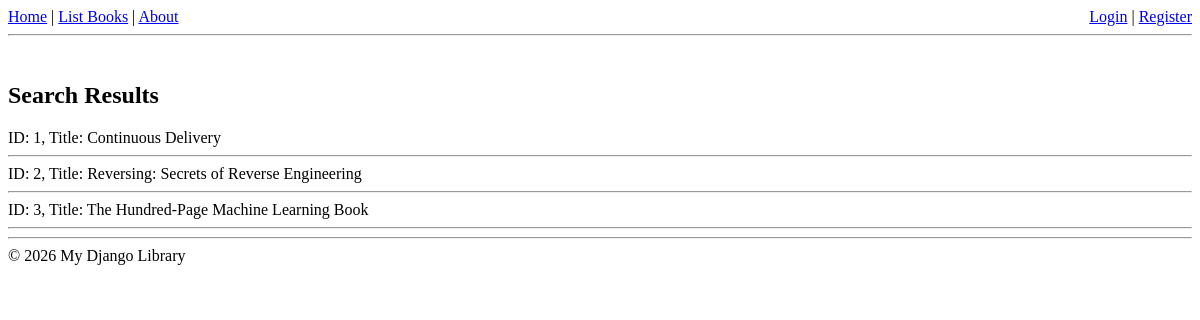
Before: /books/lab8/task4 with the older database file.
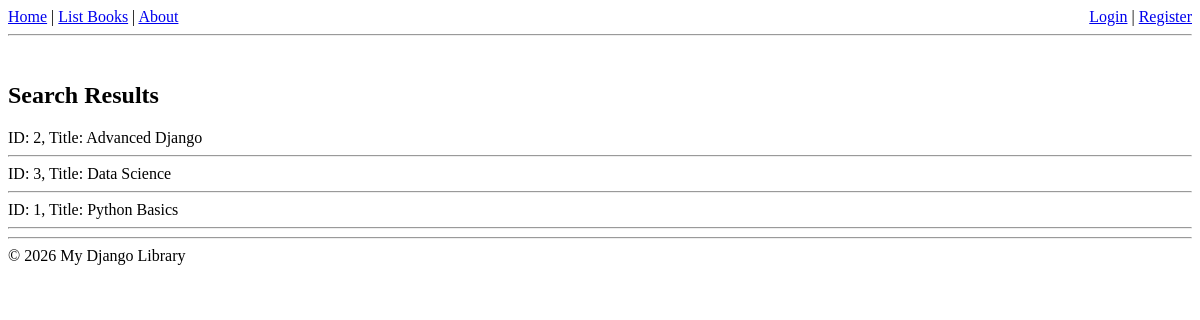
After: the same page with the newer database file.
### apps/bookmodule/models.py (models this page shows)
class Book(models.Model):
    title = models.CharField(max_length=100)
    price = models.FloatField(default=0.0)
    quantity = models.IntegerField(default=1)
    pubdate = models.DateTimeField()
    rating = models.SmallIntegerField(default=1)
    publisher = models.ForeignKey(Publisher, null=True, on_delete=models.SET_NULL)
    authors = models.ManyToManyField(Author)

### apps/bookmodule/views.py (the view)
# urls.py: path('lab8/task4', views.task4, name="books.task4"),
def task4(request):
    mybooks = Book.objects.all().order_by('title')
    return render(request, 'bookmodule/bookList.html', {'books': mybooks})

### apps/templates/bookmodule/bookList.html (shortened to what this page needs)
{% extends "layouts/base.html" %}
{% block content %}
<br>
<h2>Search Results</h2>
{% for obj in books %}
    ID: {{obj.id}}, Title: {{obj.title}}
    <hr>
{% endfor %}
{% endblock content %}

Changed rows visible on the page:
changed Book id 2: title "Reversing: Secrets of Reverse Engineering" → "Advanced Django"
changed Book id 3: title "The Hundred-Page Machine Learning Book" → "Data Science"
changed Book id 1: title "Continuous Delivery" → "Python Basics"; moves down the list
